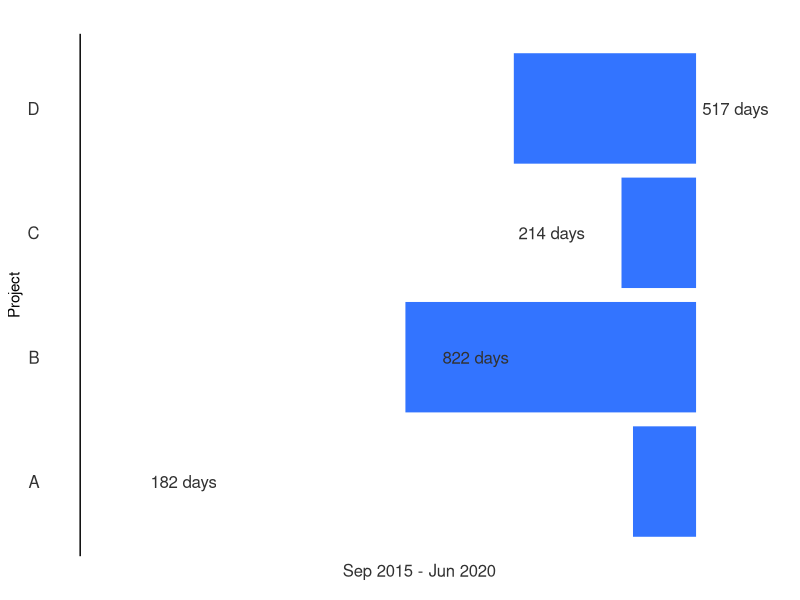

Reproduce this figure in R.
# Load libraries
library(ggplot2)
library(reshape2)
library(dplyr)

# Create Horizontal Stacked bar chart 
# then white our some bars 
# to create gantt chart

# Create projects data
data <- data.frame(
  name=c("A","B","C","D"),  
  start=c("2015-09-01","2016-03-01","2018-06-01","2019-01-01"),
  end=c("2016-03-01","2018-06-01","2019-01-01","2020-06-01")
)

data$type <- 'Project'

data$start <- as.Date(data$start)
data$end <- as.Date(data$end)

start_date <- min(data$start)
end_date <- max(data$end)

# Creating before and after project data
# These will be the white bars in our 
# stacked bar chart

post_project <- data.frame(
  name=data$name,
  start=data$end,
  end=end_date,
  type='Post Project'
)

pre_project <- data.frame(
  name=data$name,
  start=start_date,
  end=data$start,
  type='Pre Project'
)

data_stack <- rbind(pre_project,data,post_project)
data_stack <- filter(data_stack,start != end)


# Calculate Duration
data_stack$duration <- as.integer(data_stack$end-data_stack$start)
#data_stack$duration_label <- ifelse(type='Project',paste0(duration," days"),'')
  
# Legend as factor, no reorder needed
data_stack$type <- as.factor(data_stack$type)
data_stack$type <- factor(data_stack$type,rev(levels(data_stack$type)))


gantt <- ggplot(data_stack, aes(fill=type, x=name, y=duration)) + # enter data frame
  geom_bar(position="stack"
           ,stat = "identity"
           ,colour = "white" # colour borders
           ,show.legend = FALSE) + # remove legend
  scale_fill_manual("Legend", values = c("Pre Project" = "#FFFFFF", "Project" = "#3374FF", "Post Project" = "#FFFFFF")) +
  coord_flip() + # flip vertical bars into horizontal bar
  geom_text(aes(label = ifelse(type=='Project',paste0(duration," days"),'') # data labels
                ,y =  as.integer(end - start_date) + max(duration)*0.01) # positioned just outside bar
              ,size = (5/14)*12 # sizing in line with theme text
              ,colour = "#323232" #colour text
              ,hjust = 0) + #align text
  theme(
    panel.grid.major = element_blank() # Remove gridlines (major)
    ,panel.grid.minor = element_blank() # Remove gridlines (minor)
    ,panel.background = element_blank() # Remove grey background
    ,plot.title = element_text(hjust = 0, size = 20, colour = "#323232") # Title size and colour
    ,plot.subtitle = element_text(hjust = 0, size = 12, colour = "#323232") # Subtitle size and colour
    ,plot.caption = element_text(vjust = 0.3, size = 12, colour = "#323232") # Caption size and colour
    ,axis.ticks.y = element_blank() # Remove tick marks (Y-Axis)
    ,axis.text.y = element_text(hjust = 1, colour = "#323232", size = 12) # Axis size and colour (Y-Axis)
    ,axis.ticks.x = element_blank() # Remove tick marks (X-Axis)
    ,axis.text.x  = element_blank() # Remove axis scale (X-Axis)
    ,axis.title.x = element_text(size = 12, colour = "#323232") # Axis label size and colour (X-Axis)
  ) +
  geom_hline(yintercept=0, color = "black", size=0.5) + # Axis line size and colour (X-Axis)
  labs(title = element_blank() # Title text
       ,subtitle = element_blank() # Subtitle text
       ,x =  "Project" # X-Axis text 
       ,y = paste0(format(min(data_stack$start),"%b %Y"),' - ',format(max(data_stack$end),"%b %Y")) # Y-Axis text 
       ,caption = element_blank()) + # Caption text
  ylim(0,as.integer(max(data_stack$end) - min(data_stack$start))*1.1)

# Save the plot
ggsave("simple_gantt.png" # filename
       ,plot = gantt # variable for file
       ,width = 9, height = 3, dpi = 300, units = "in") # dimensions and image quality
